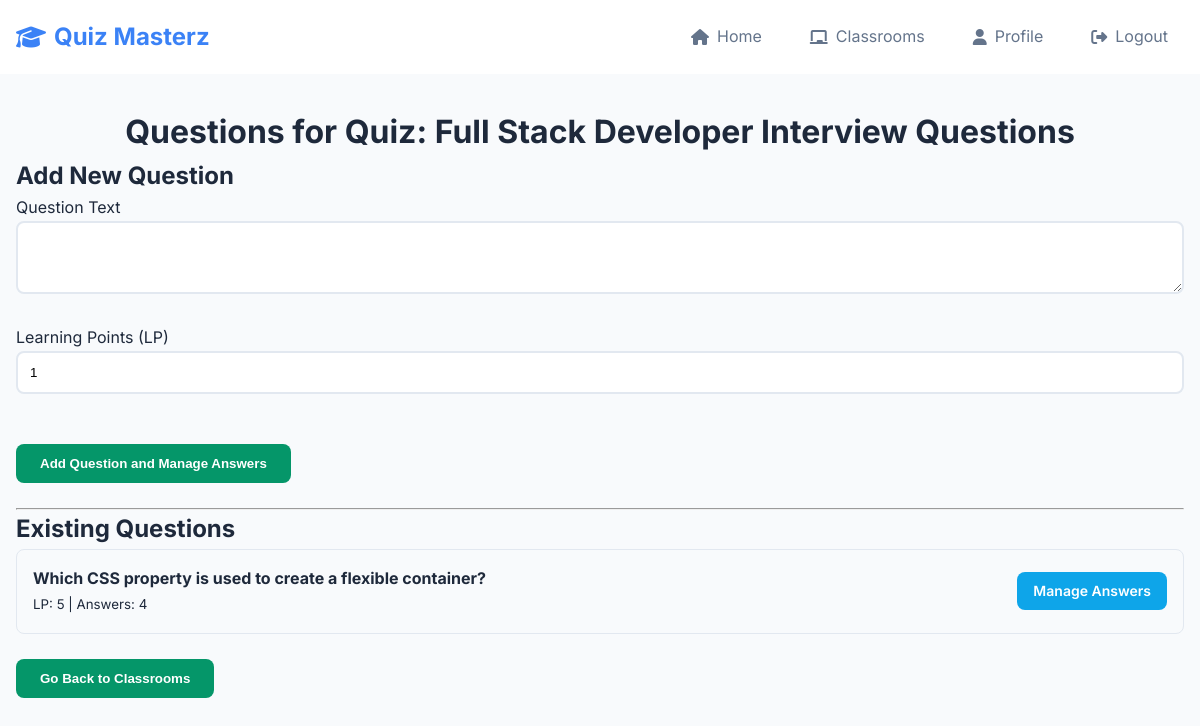
The app's page /teacher/quiz/1/manage_questions (signed in) with its own data.
### website/models.py (models this page shows, shortened)
class Quiz(db.Model):
    id = db.Column(db.Integer, primary_key=True)
    name = db.Column(db.String(150), nullable=False)
    teacher_id = db.Column(db.Integer, db.ForeignKey('user.id'), nullable=False)
    is_published = db.Column(db.Boolean, default=False, nullable=False)
    questions = db.relationship('Question', backref='quiz', lazy='dynamic', cascade="all, delete-orphan")
    teacher = db.relationship('User', backref=db.backref('created_quizzes', lazy='dynamic'))

class Question(db.Model):
    id = db.Column(db.Integer, primary_key=True)
    quiz_id = db.Column(db.Integer, db.ForeignKey('quiz.id'), nullable=False)
    text = db.Column(db.Text, nullable=False)
    learning_points = db.Column(db.Integer, nullable=False, default=1)
    answers = db.relationship('Answer', backref='question', lazy='dynamic', cascade="all, delete-orphan")

### website/views.py (the view, shortened to what this page needs)
@views.route('/teacher/quiz/<int:quiz_id>/manage_questions', methods=['GET', 'POST'])
@login_required
def teacher_manage_quiz_questions(quiz_id):
    if current_user.role != 'teacher':
        flash('Access denied.', category='error')
        return redirect(url_for('views.home'))
    quiz = Quiz.query.get_or_404(quiz_id)
    if quiz.teacher_id != current_user.id:
        flash('You do not own this quiz.', category='error')
        return redirect(url_for('views.teacher_classrooms'))
    classroom_id = request.args.get('classroom_id', type=int)
    questions = quiz.questions.all()
    return render_template('teacher_manage_questions.html', user=current_user, quiz=quiz, questions=questions, classroom_id=classroom_id)

### website/__init__.py (called while the page is built)
def create_app():
    app = Flask(__name__)
    app.config['SECRET_KEY'] = 'hjshjhdjah kjshkjdhjs'
    app.config['SQLALCHEMY_DATABASE_URI'] = f'sqlite:///{DB_NAME}'
    db.init_app(app)
    from .views import views
    from .auth import auth
    app.register_blueprint(views, url_prefix='/')
    app.register_blueprint(auth, url_prefix='/')
    with app.app_context():
        db.create_all()
    from .models import User, Classroom, Quiz, Question, Answer, StudentQuizAttempt
    login_manager = LoginManager()
    login_manager.login_view = 'auth.login'
    login_manager.init_app(app)
    @login_manager.user_loader
    def load_user(id):
        return User.query.get(int(id))
    return app

### website/templates/teacher_manage_questions.html (shortened to what this page needs)
{% extends "base.html" %}
{% block content %}
<h1 align="center">Questions for Quiz: {{ quiz.name }}</h1>
<div class="container">
    <h2>Add New Question</h2>
    <form method="POST" action="{{ url_for('views.teacher_manage_quiz_questions', quiz_id=quiz.id) }}">
        <div class="form-group">
            <label for="question_text">Question Text</label>
            <textarea class="form-control" id="question_text" name="question_text" rows="3" required></textarea>
        </div>
        <div class="form-group">
            <label for="learning_points">Learning Points (LP)</label>
            <input type="number" class="form-control" id="learning_points" name="learning_points" value="1" min="0" required>
        </div>
        <br />
        <button type="submit" class="btn btn-success">Add Question and Manage Answers</button>
    </form>
    <br />
    <hr>
    <h2>Existing Questions</h2>
    {% if questions %}
        <ul class="list-group">
            {% for question in questions %}
                <li class="list-group-item d-flex justify-content-between align-items-center">
                    <div>
                        <p><strong>{{ question.text }}</strong></p>
                        <small>LP: {{ question.learning_points }} | Answers: {{ question.answers.count() }}</small>
                    </div>
                    <div>
                        <a href="{{ url_for('views.teacher_manage_question_answers', question_id=question.id, classroom_id=classroom_id) }}" class="btn btn-sm btn-info">Manage Answers</a>
                    </div>
                </li>
            {% endfor %}
        </ul>
    {% else %}
        <p>No questions added to this quiz yet.</p>
    {% endif %}
    <br />
    {% if classroom_id %}
    <button onclick="location.href='{{ url_for('views.edit_classroom', classroom_id=classroom_id) }}';" class="btn btn-primary">Back to Classroom</button>
    {% else %}
    <button onclick="location.href='{{ url_for('views.teacher_classrooms') }}';" class="btn btn-success">Go Back to Classrooms</button>
    {% endif %}
</div>
{% endblock %}

### website/static/css/style.css (style rules this page uses)
:root { --primary: #3b82f6; --secondary: #64748b; --success: #059669; --warning: #f59e0b; --danger: #dc2626; --bg: #f8fafc; --surface: #fff; --text: #1e293b; --text-muted: #64748b; --border: #e2e8f0; }
* { margin: 0; padding: 0; box-sizing: border-box; }
body { font-family: Inter, sans-serif; line-height: 1.6; color: var(--text); background: var(--bg); }
.container { max-width: 1200px; margin: 0 auto; padding: 0 1rem; }
.btn { display: inline-flex; align-items: center; gap: 0.5rem; padding: 0.75rem 1.5rem; border: none; border-radius: 8px; font-weight: 600; text-decoration: none; cursor: pointer; transition: all 0.2s; }
.btn-success { background: var(--success); color: white; }
.btn-sm { padding: 0.5rem 1rem; font-size: 0.875rem; }
.form-group { margin-bottom: 1.5rem; }
.form-control { width: 100%; padding: 0.75rem; border: 2px solid var(--border); border-radius: 8px; transition: all 0.2s; }
.list-group { list-style: none; }
.list-group-item { padding: 1rem; border: 1px solid var(--border); border-bottom: none; }
.list-group-item:first-child { border-top-left-radius: 8px; border-top-right-radius: 8px; }
.list-group-item:last-child { border-bottom: 1px solid var(--border); border-bottom-left-radius: 8px; border-bottom-right-radius: 8px; }
.d-flex { display: flex; }
.justify-content-between { justify-content: space-between; }
.align-items-center { align-items: center; }
.btn-info { background: #0ea5e9; color: white; }

### records on screen
Quiz: name "Full Stack Developer Interview Questions"
Question: text "Which CSS property is used to create a flexible container?", learning_points "5", answers.count "4"
